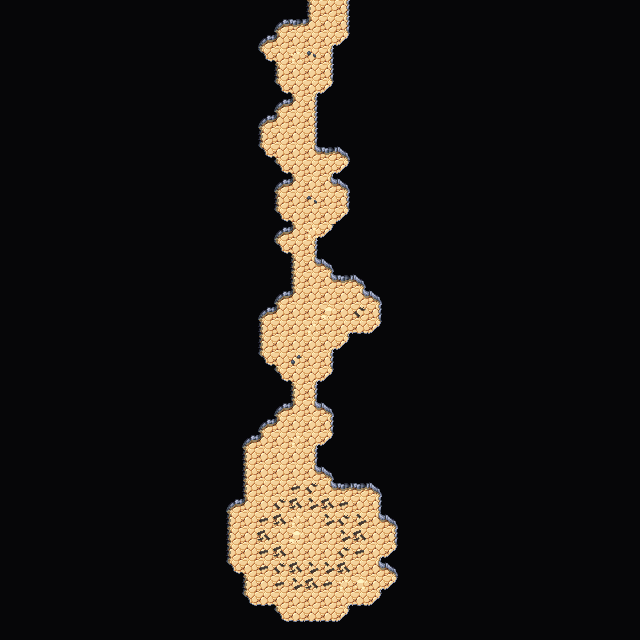

Rendered tile map (Tiled .tmx) drawn with the repository's tilesets; below, a short description and the map source with its tile grids summarised:
An orthogonal 40x40 tile map with 16x16 px tiles, 4 tile layers (Collision, Background, Walls, Clutter), 2 tilesets and 10 objects.

<map version="1.5" tiledversion="1.7.2" orientation="orthogonal" renderorder="right-down" width="40" height="40" tilewidth="16" tileheight="16" infinite="0" nextlayerid="7" nextobjectid="71">
 <editorsettings>
  <export target="wastetown..tmx" format="tmx" />
 </editorsettings>
 <tileset firstgid="1" source="../../../tileset/main.tsx" />
 <tileset firstgid="3477" source="../../../tileset/buildings.tsx" />
 <layer id="6" name="Collision" width="40" height="40">
  <data>[1600 cells, 0 non-empty, 0 distinct tile ids]</data>
 </layer>
 <layer id="1" name="Background" width="40" height="40">
  <data>[1600 cells, 1600 non-empty, 1 distinct tile ids]</data>
 </layer>
 <layer id="2" name="Walls" width="40" height="40">
  <data>[1600 cells, 1500 non-empty, 17 distinct tile ids]</data>
 </layer>
 <layer id="3" name="Clutter" width="40" height="40">
  <properties>
   <property name="spriteLayer" type="bool" value="true" />
  </properties>
  <data>[1600 cells, 43 non-empty, 11 distinct tile ids]</data>
 </layer>
 <objectgroup id="4" name="Objects">
  <object id="61" template="../../../obj/door_down.tx" x="319.333" y="19.3333">
   <properties>
    <property name="teleport" value="../common/maps/map/cave/cave_multilevel_4/cave_23D10.tmx" />
    <property name="teleportObjectId" value="62" />
   </properties>
  </object>
  <object id="62" template="../../../obj/gold.tx" x="301" y="527.667" />
  <object id="63" template="../../../obj/gold.tx" x="318.333" y="540.333" />
  <object id="64" template="../../../obj/gold.tx" x="300" y="543" />
  <object id="65" template="../../../obj/gold.tx" x="285" y="537" />
  <object id="66" template="../../../obj/gold.tx" x="312.667" y="555" />
  <object id="67" template="../../../obj/gold.tx" x="289.333" y="553.667" />
  <object id="68" template="../../../obj/enemy.tx" x="295.333" y="401.667">
   <properties>
    <property name="enemy" value="Harpy" />
   </properties>
  </object>
  <object id="69" template="../../../obj/enemy.tx" x="296.333" y="265.333">
   <properties>
    <property name="enemy" value="Griffin" />
   </properties>
  </object>
  <object id="70" template="../../../obj/enemy.tx" x="296" y="105.667">
   <properties>
    <property name="enemy" value="Bird" />
   </properties>
  </object>
 </objectgroup>
</map>
